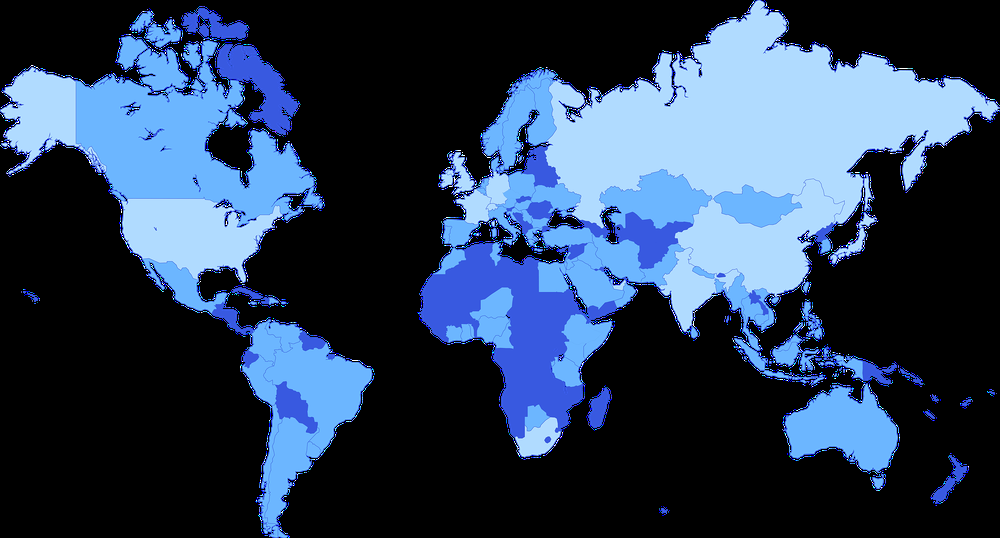
#> input picture img_process/2pass_test.png, 1000 x 538 px, shrunk from 3000 x 1615 before the run
$ python twopass_contour.py
#> lines starting #> are read from the running program, lines starting #| are printed output that depends on the picture; after the words box and inside, x2 and y2 are one past the last pixel; in counts of white or black regions, pixels touching at a corner belong together
from heapq import merge
import numpy as np
from pathlib import Path
import cv2
import matplotlib.pyplot as plt
import time
from numba import cuda, njit
import math

#====================================
#Reference: https://www.jianshu.com/p/faba96cb624a , https://blog.csdn.net/icvpr/article/details/10259577
#====================================

#由于循环方向原因对于邻域范围没有必要进行全搜索
OFFSETS_4 = np.array([[0, -1], [-1, 0]]) # 左，上
OFFSETS_8 = np.array([[0, -1], [-1,  0],[-1, -1], [-1,  1]]) # 左,上,左上,右上

def first_pass(imb,k):
    '''
    第一次扫描：
    1>访问当前像素B(x,y),如果B(x,y) == 1:
    a、如果B(x,y)的领域中标签值都为0,则赋予B(x,y)一个label,label += 1;
    b、如果B(x,y)的领域中有标签值 > 0的像素Neighbors, 将Neighbors中的最小值赋予给B(x,y)
    2>记录Neighbors中各个值(label)之间的相等关系,即这些值(label)同属同一个连通区域.
    first_pass有搜索方向不能用gpu加速
    '''
    label_map = np.zeros(imb.shape)
    h,w = imb.shape
    label = 1
    label_dict = {}  #label关系字典:key当前关系中的最小值,value当前关系关联的所有值
    for i in range(h):
        for j in range(w):
            if imb[i][j] == 0:
                continue
            else:
                near = []
                for p in k:
                    p_ = [i+p[0],j+p[1]]
                    if p_[0] < 0 or p_[1] <0 or p_[1] >=w:  #判断邻域越界
                        continue
                    else:
                        if label_map[p_[0]][p_[1]] >0:
                            near.append(label_map[p_[0]][p_[1]])  #记录邻域大于0的标签值
                if len(near):
                    minval = min(near)  #将邻域最小值赋予给B(i,j)
                    label_map[i][j] = minval
                    near_set = set(near)
                    if len(near_set) > 1:  #如果邻域出现多个不为0的标签值
                        merge = False
                        merge_list_v = near_set
                        merge_list_k = []
                        for key,value in label_dict.items():
                            if len(near_set & value):  #判断邻域和所有的label关系是否有交集
                                merge = True
                                merge_list_v |= value  #有交集则求二者的并集
                                merge_list_k.append(key)
                        if merge:
                            if len(merge_list_k) > 1:
                                for mk in merge_list_k:
                                    del label_dict[mk]  #如果邻域和多个label关系同时存在交集,删除原有label关系的对应键值对
                            label_dict[min(merge_list_v)] = merge_list_v
                        else:
                            label_dict[minval] = near_set
                else:
                    label_map[i][j] = label  #标签值都为0,则赋予B(i,j)一个label,label += 1
                    label += 1
    return label_map, label_dict

# [33 lines of commented-out code are left out]

# [56 lines left out: functions second_pass, get_index_nb, get_in, second_pass_gpu, two_pass, not called in this run]

def two_pass_gpu(img,kernel=OFFSETS_4):
    gpu_st = time.time()
    label_map, label_dict = first_pass(img,k=kernel)
    dst_gpu = img.copy()
    label_list = []
    label_list_min = []
    for k,v in label_dict.items():
        for i in v:
            label_list.append(i)
            label_list_min.append(k)
    dImg = cuda.to_device(label_map)
    label_list = cuda.to_device(label_list)
    label_list_min = cuda.to_device(label_list_min)
    rows,cols = img.shape
    threadsperblock = (16,16)
    blockspergrid_x = int(math.ceil(rows/threadsperblock[0]))
    blockspergrid_y = int(math.ceil(cols/threadsperblock[0]))
    blockspergrid = (blockspergrid_x,blockspergrid_y)
    cuda.synchronize()
    second_pass_gpu[blockspergrid,threadsperblock](dImg,label_list,label_list_min)
    cuda.synchronize()
    dst_gpu = dImg.copy_to_host()
    gpu_end = time.time()
    print("pass2gpu",gpu_end-gpu_st)
    return dst_gpu

# [8 lines left out: function draw, not called in this run]

if __name__ == "__main__":
    img = cv2.imread("2pass_test.png",0)
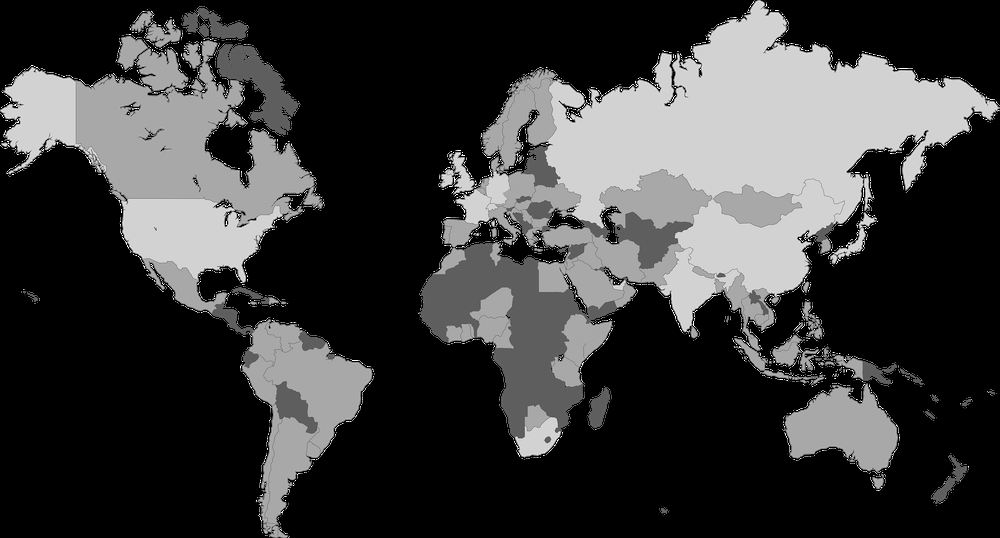
#> img: shape (538, 1000); min 0, max 255, mean 59.5
    _,imb = cv2.threshold(img,0,255,cv2.THRESH_BINARY+cv2.THRESH_OTSU)
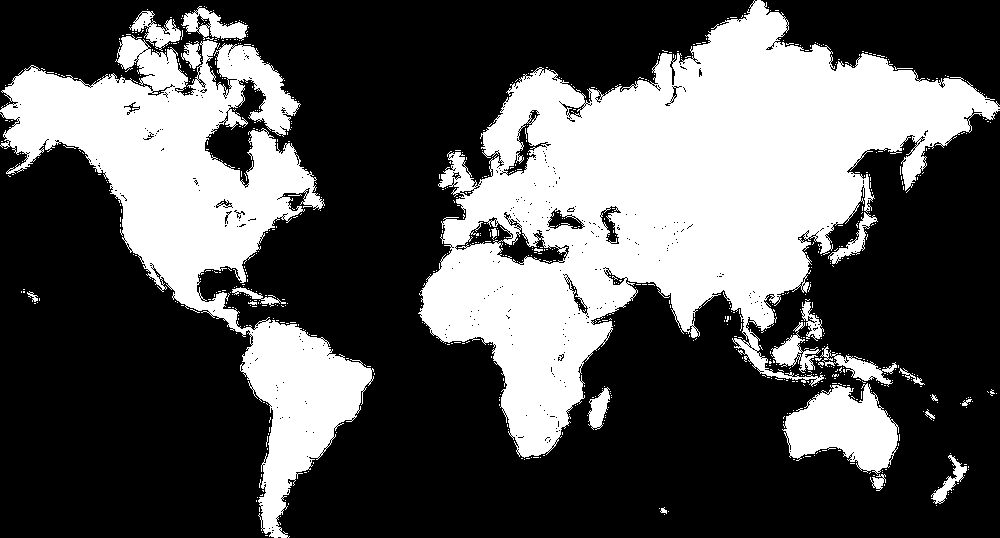
#> imb: shape (538, 1000); 34.2% white; 754 white regions (730 under 20 px), largest, box (x1, y1, x2, y2) and area: (418, 0, 1000, 458) 113072, (0, 35, 374, 538) 56085, (782, 383, 899, 475) 6417
    k1 = np.ones((3, 3), np.uint8)
    imb = cv2.morphologyEx(imb, cv2.MORPH_CLOSE, k1)
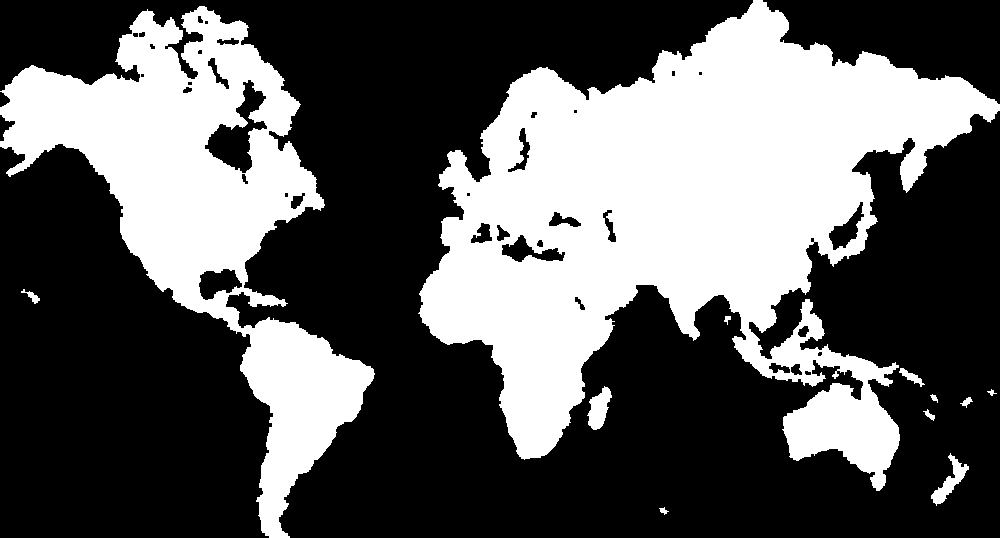
#> imb: shape (538, 1000); 36.6% white; 12 white regions, largest, box (x1, y1, x2, y2) and area: (418, 0, 1000, 491) 131038, (0, 6, 375, 538) 63946, (587, 386, 612, 430) 635
    h,w = imb.shape
#> h = 538; w = 1000
    st = time.time()
    map = two_pass_gpu(imb)
#> after the loop in first_pass, `for i in range(h):`:
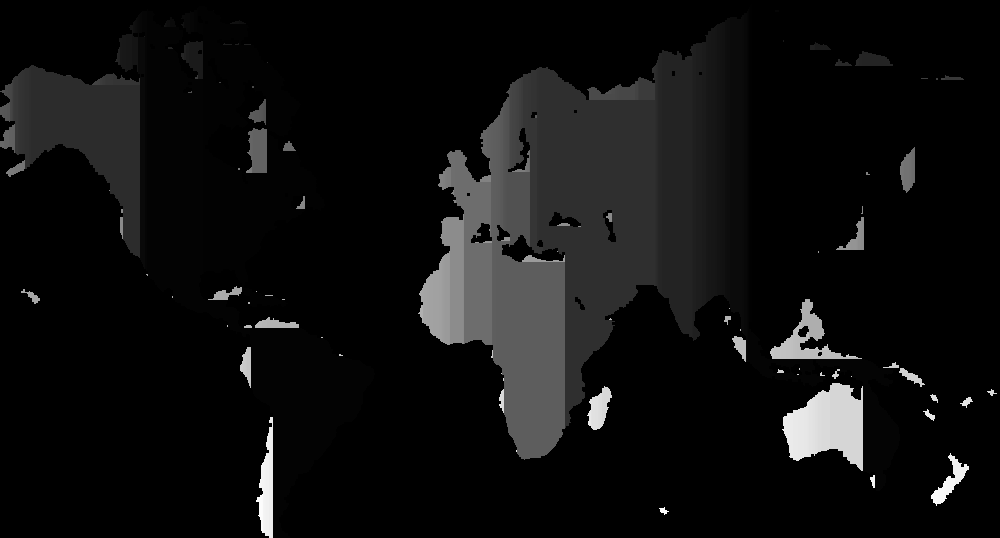
#> label_map: shape (538, 1000) float64; min 0, max 604, mean 36.4; drawn with min black and max white
#> in two_pass_gpu, `label_map, label_dict = first_pass(img,k=kernel)`: label_dict = 13 items
#> the loop in two_pass_gpu, `for k,v in label_dict.items():` made 13 passes
#> k on passes 1 to 12: 396, 424, 5, 494, 497, 510, 515, 527, 535, 1, 552, 572
#> after the loop in two_pass_gpu, `for k,v in label_dict.items():`: label_list = 604 values, max 604 at index 75, min 1 at index 255, mean 302.5; label_list_min = 604 values, max 602 at index 602, min 1 at index 255, mean 48.53
#> (the run stopped early here; a loop or call above may not have finished)
